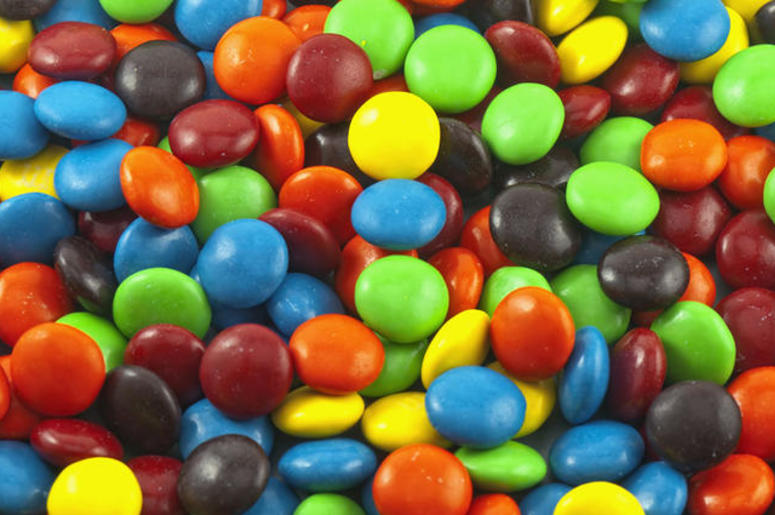
#> input picture 03.Deep Learning/07. OpenCV/img/m.jpg, 775 x 515 px
$ jupyter execute 'm&m.ipynb'   (shell and % lines are left out)
#> lines starting #> are read from the running program, lines starting #| are printed output that depends on the picture; after the words box and inside, x2 and y2 are one past the last pixel; in counts of white or black regions, pixels touching at a corner belong together
[cell 1]
import cv2
import matplotlib.pyplot as plt

[cell 2]
img = cv2.imread('img/m.jpg')
#> img is the input picture: shape (515, 775, 3); mean B, G, R 63.8, 107.6, 121.9
rgb_img = cv2.cvtColor(img, cv2.COLOR_BGR2RGB)
hsv_img = cv2.cvtColor(img, cv2.COLOR_BGR2HSV)
#> hsv_img: shape (515, 775, 3); mean H, S, V 46.9, 171, 156.4
plt.imshow(hsv_img)

[cell 3]
# Mask out other than blue
lower_bounds = (110,50,200)
upper_bounds = (160,255,255)
mask = cv2.inRange(hsv_img, lower_bounds, upper_bounds)
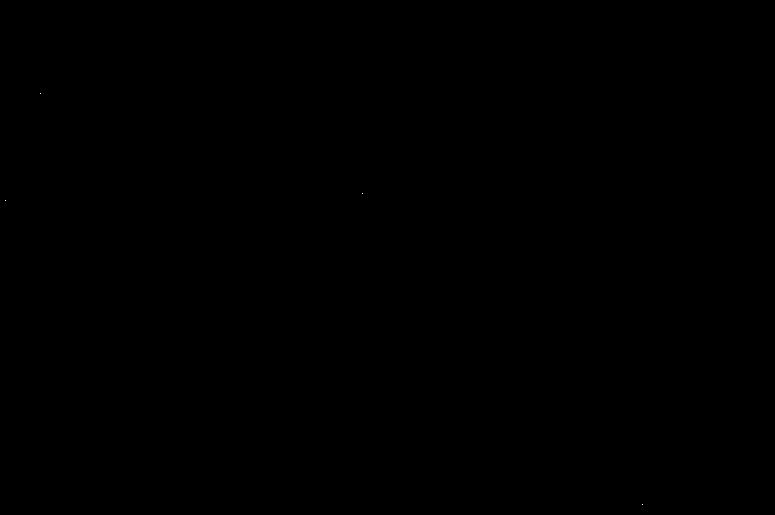
#> mask: shape (515, 775); 0% white in thin lines or dots, all inside (x1, y1, x2, y2) = (5, 93, 643, 505)
cv2.imshow('only blue', mask)
cv2.waitKey(0)
cv2.destroyAllWindows()
